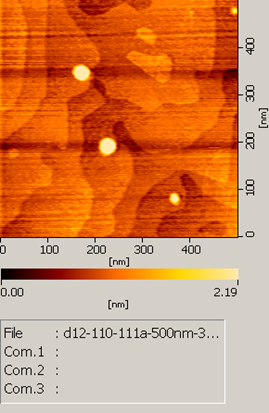
#> input picture course_materials/semester_4/lectures/figures_l04/real_afm_quantum_dots.png, 269 x 413 px, found by its file name; the run also reads 1 picture not shown here
$ python generate_lecture_04_figures_p1.py
#> lines starting #> are read from the running program, lines starting #| are printed output that depends on the picture
"""
Генерация иллюстраций (Часть 1: Слайды 2–12) для Лекции №4:
«Поверхностные явления и механизмы роста плёнок».
Строго по аналитическим формулам, из геометрических примитивов и с включением
подлинных открытых микрофотографий АСМ/ПЭМ/СЭМ и макрофото (300 DPI).
"""
import os
import subprocess
import urllib.request
import numpy as np
import matplotlib.pyplot as plt
from matplotlib.patches import FancyBboxPatch, Circle, Rectangle, Wedge
from PIL import Image

plt.rcParams['font.family'] = 'sans-serif'
plt.rcParams['font.sans-serif'] = ['DejaVu Sans', 'Arial', 'Segoe UI']
plt.rcParams['axes.edgecolor'] = '#334455'
plt.rcParams['axes.linewidth'] = 1.1

OUT_DIR = os.path.abspath("course_materials/semester_4/lectures/figures_l04")
os.makedirs(OUT_DIR, exist_ok=True)

NAVY = '#002C5F'
BLUE = '#005AAA'
CYAN = '#00A8E8'
RED = '#C0392B'
GREEN = '#1B7837'
ORANGE = '#D97706'
PURPLE = '#6D28D9'
DARK = '#1E293B'
MUTED = '#52606D'
CARD_BG = '#F4F7FA'
BBOX = dict(boxstyle='round,pad=0.26', fc='white', ec='#CBD5E1', alpha=0.96)

REAL_ASSETS = {
    "real_afm_quantum_dots.png": "https://upload.wikimedia.org/wikipedia/commons/c/cf/AFM_image_of_111_dots_window_05_micron.png",
    "real_tem_mesoporous_silica.jpg": "https://upload.wikimedia.org/wikipedia/commons/6/6d/Mesoporous_Silica_Nanoparticle.jpg",
    "real_lotus_droplet.jpg": "https://upload.wikimedia.org/wikipedia/commons/d/d8/Lotus-Effekt_%28Droplet_on_Leaf%29_%C2%A9_W._Barthlott%2C_Lotus-Salvinia.de.jpg",
    "real_contact_angle_goniometer.jpg": "https://upload.wikimedia.org/wikipedia/commons/0/02/Typical-droplet-acquisition-data-to-obtain-the-contact-angle----by-image-analysis-and-optimization-of-the-Laplace-equati.jpg",
}


def ensure_real_assets():
    """Скачивает подлинные открытые научные микрофотографии (Wikimedia Commons CC BY / CC BY-SA) при их отсутствии."""
    for fname, url in REAL_ASSETS.items():
        dest = os.path.join(OUT_DIR, fname)
        if os.path.exists(dest) and os.path.getsize(dest) > 5000:
            continue
        try:
            subprocess.run(
                ["curl.exe", "-s", "-L", "-A", "Mozilla/5.0", url, "-o", dest],
                check=True, timeout=45
            )
            if fname == "real_lotus_droplet.jpg" and os.path.exists(dest):
                with Image.open(dest) as im:
                    im.thumbnail((1200, 900), Image.Resampling.LANCZOS)
                    im.save(dest, quality=88, optimize=True)
        except Exception as exc:
            print(f"[WARN] Could not download {fname}: {exc}")


def fig_02_problem_cases():
    """Слайд 2: Подлинные экспериментальные микрофотографии АСМ, гониометрии и ПЭМ/СЭМ (Wikimedia CC BY-SA)."""
    ensure_real_assets()
    fig = plt.figure(figsize=(6.6, 5.2), dpi=300)
    gs = fig.add_gridspec(2, 2, height_ratios=[1.0, 1.12], width_ratios=[1.05, 1.0], hspace=0.28, wspace=0.18)

    ax_afm = fig.add_subplot(gs[0, 0])
    ax_drop = fig.add_subplot(gs[0, 1])
    ax_tem = fig.add_subplot(gs[1, :])

    # 1. Верх-лево: Подлинная АСМ-топография самоорганизованных 3D квантовых точек на террасах (окно 500 нм)
    afm_path = os.path.join(OUT_DIR, "real_afm_quantum_dots.png")
    if os.path.exists(afm_path):
        with Image.open(afm_path) as im:
            # Кадрируем рабочую область скана со шкалой 0..500 нм и градиентом высоты
#> im is the input picture: PIL image 269x413 RGBA; mean R, G, B, A 212, 139.4, 91.8, 255
            w, h = im.size
            crop_afm = im.crop((0, 0, w, int(h * 0.76)))
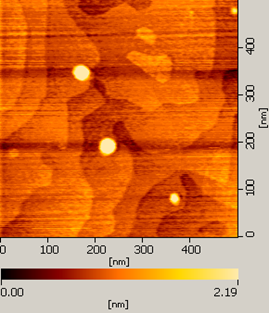
#> crop_afm: PIL image 269x313 RGBA; mean R, G, B, A 213.6, 119.1, 58.8, 255
            ax_afm.imshow(crop_afm)
    ax_afm.set_title("а) АСМ: 3D-островки КТ (окно 500 нм)", fontsize=8.0, fontweight='bold', color=NAVY, pad=4)
    ax_afm.text(0.03, 0.92, "Самоорганизация SK\n(высота 0–2.2 нм)", transform=ax_afm.transAxes,
                fontsize=6.8, fontweight='bold', color='white', va='top',
                bbox=dict(boxstyle='round,pad=0.2', fc=NAVY, ec='white', alpha=0.88))
    ax_afm.set_xticks([])
    ax_afm.set_yticks([])

    # 2. Верх-право: Подлинная оптическая гониометрия сидячей капли (профиль Лапласа-Юнга)
    drop_path = os.path.join(OUT_DIR, "real_contact_angle_goniometer.jpg")
    if os.path.exists(drop_path):
        with Image.open(drop_path) as im:
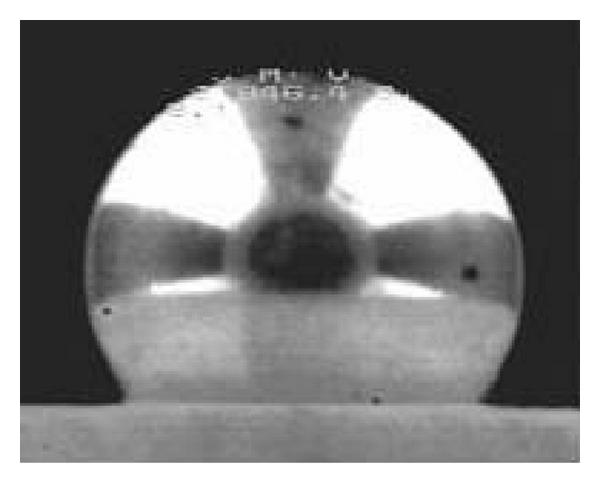
#> input picture course_materials/semester_4/lectures/figures_l04/real_contact_angle_goniometer.jpg, 600 x 483 px, found by its file name
#> im is the input picture: PIL image 600x483 RGB; min 3, max 255, mean 132.5
            ax_drop.imshow(im)
    ax_drop.set_title("б) Гониометрия капли (угол θ)", fontsize=8.0, fontweight='bold', color=RED, pad=4)
    ax_drop.text(0.04, 0.92, "Несмачивание (θ > 90°)\nСтягивание дорожки", transform=ax_drop.transAxes,
                 fontsize=6.8, fontweight='bold', color='white', va='top',
                 bbox=dict(boxstyle='round,pad=0.2', fc='#991B1B', ec='white', alpha=0.88))
    ax_drop.set_xticks([])
    ax_drop.set_yticks([])

    # 3. Низ: Подлинные микрофотографии ПЭМ и СЭМ мезопористого диоксида кремния (масштабы 100 нм и 20 нм)
    tem_path = os.path.join(OUT_DIR, "real_tem_mesoporous_silica.jpg")
    if os.path.exists(tem_path):
        with Image.open(tem_path) as im:
            w, h = im.size
            # Верхняя полоса панелей (a, b) или нижняя полоса (c: ПЭМ, d: СЭМ S-5200 30kV)
            crop_tem = im.crop((0, int(h * 0.50), w, h))
            ax_tem.imshow(crop_tem)
    ax_tem.set_title("в) ПЭМ (слева) и СЭМ (справа): мезопористый SiO₂ (масштаб 100 нм, вставки 20 нм)",
                     fontsize=8.2, fontweight='bold', color=BLUE, pad=4)
    ax_tem.text(0.50, 0.16, "Каналы d ≈ 4–10 нм: ΔPL ≈ 73 МПа, конденсация Кельвина и эталон БЭТ / BJH",
                transform=ax_tem.transAxes, fontsize=6.6, fontweight='bold', color='white', ha='center',
                bbox=dict(boxstyle='round,pad=0.20', fc=BLUE, ec='white', alpha=0.90))
    ax_tem.set_xticks([])
    ax_tem.set_yticks([])

    fig.suptitle("Подлинные микрофотографии межфазных явлений (АСМ, гониометрия, ПЭМ/СЭМ — CC BY-SA)",
                 fontsize=8.6, fontweight='bold', color=NAVY, y=0.99)
    fig.savefig(os.path.join(OUT_DIR, "fig_02_problem_cases.png"), dpi=300, bbox_inches='tight', facecolor='white')
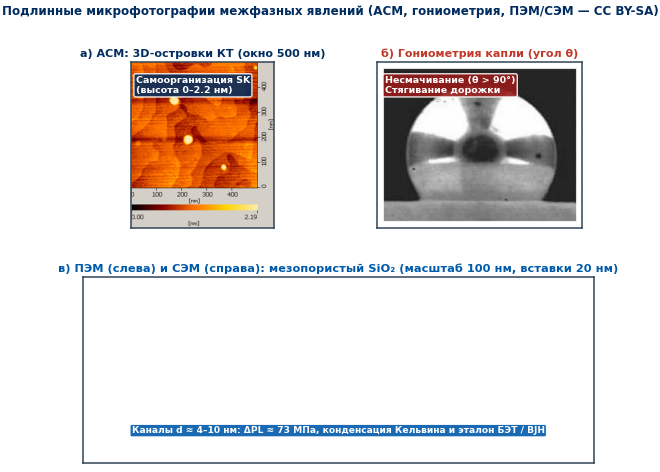
#> figure drawn by matplotlib, 2 panels
    plt.close(fig)


def fig_03_roadmap():
    """Слайд 3: Горизонтальная структурно-логическая блок-схема 4 разделов лекции."""
    fig, ax = plt.subplots(figsize=(8.0, 5.1), dpi=300)
    ax.set_xlim(0, 10.6)
    ax.set_ylim(0, 6.6)
    ax.axis('off')

    blocks = [
        (0.25, 3.55, 4.65, 2.35, NAVY, "РАЗДЕЛ 1. Смачивание и адгезия",
         "• Поверхностная энергия σ (Дж/м²)\n"
         "• Когезия Wc = 2σ и адгезия Дюпре Wa\n"
         "• Закон Юнга: cos θ = (σs − σsl) / σl\n"
         "• Критерий Гаркинса: S = Wa − Wc ≥ 0"),
        (5.70, 3.55, 4.65, 2.35, BLUE, "РАЗДЕЛ 2. Кривизна и капиллярность",
         "• Скачок Лапласа ΔPL = 2σ/R (~720 атм)\n"
         "• Закон Кельвина: Pr/P∞ = exp(±2σVm/rRT)\n"
         "• Созревание Оствальда в КТ (термошок)\n"
         "• Капиллярная конденсация и поры BJH"),
        (0.25, 0.40, 4.65, 2.35, GREEN, "РАЗДЕЛ 3. Механизмы гетероэпитаксии",
         "• Критерий Бауэра: Δσ = σf + σi − σs\n"
         "• Упругая энергия деформации Eупр ∝ ε²h\n"
         "• Режимы FM (2D), VW (3D), SK (2D→3D КТ)\n"
         "• Осцилляции ДБЭО (RHEED), hc = 1.7 МС"),
        (5.70, 0.40, 4.65, 2.35, PURPLE, "РАЗДЕЛ 4. Адсорбция и метрология БЭТ",
         "• Физисорбция (Ван-дер-Ваальс) и хемосорбция\n"
         "• Изотерма Ленгмюра θ = KP/(1+KP) (сенсоры)\n"
         "• Полимолекулярная теория БЭТ (0.05–0.35)\n"
         "• Стандарт N₂ (77 К) и 6 изотерм ИЮПАК")
    ]

    for x, y, w, h, col, title, body in blocks:
        card = FancyBboxPatch((x, y), w, h, boxstyle="round,pad=0.10", fc=CARD_BG, ec=col, lw=2.0)
        ax.add_patch(card)
        hdr = FancyBboxPatch((x, y + h - 0.50), w, 0.50, boxstyle="round,pad=0.05", fc=col, ec=col, lw=1.0)
        ax.add_patch(hdr)
        ax.text(x + w / 2, y + h - 0.25, title, color='white', fontsize=8.0, fontweight='bold', ha='center', va='center')
        ax.text(x + 0.16, y + h - 0.68, body, color=DARK, fontsize=7.5, va='top', ha='left', linespacing=1.35)

    # Стрелки связи между разделами
    ax.annotate("", xy=(5.60, 4.72), xytext=(5.00, 4.72), arrowprops=dict(arrowstyle="->", color=ORANGE, lw=2.6))
    ax.annotate("", xy=(2.58, 2.85), xytext=(8.02, 3.45), arrowprops=dict(arrowstyle="->", color=ORANGE, lw=2.2, ls='--'))
    ax.annotate("", xy=(5.60, 1.58), xytext=(5.00, 1.58), arrowprops=dict(arrowstyle="->", color=ORANGE, lw=2.6))

    ax.text(5.30, 6.28, "Сквозная физико-инженерная логика управления поверхностью (σ → R → ε → Sуд)",
            fontsize=9.4, fontweight='bold', color=NAVY, ha='center')
    fig.tight_layout()
    fig.savefig(os.path.join(OUT_DIR, "fig_03_roadmap.png"), dpi=300, bbox_inches='tight', facecolor='white')
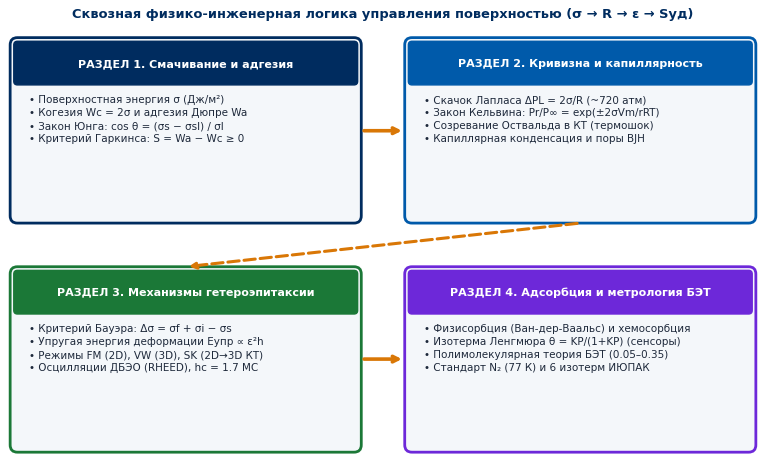
#> figure drawn by matplotlib, 1 panel
    plt.close(fig)


def fig_05_surface_energy_dupre():
    """Слайд 5: Координационный дефицит на поверхности (Zs < Zb) и схема работ когезии Wc = 2σ и адгезии Дюпре Wa."""
    fig, (ax1, ax2) = plt.subplots(1, 2, figsize=(7.6, 4.9), dpi=300, gridspec_kw={'wspace': 0.20})

    # Левая панель: Кристаллическая решетка и нескомпенсированная сила
    ax1.set_xlim(0.2, 5.8)
    ax1.set_ylim(0, 6.2)
    ax1.axhspan(0, 3.8, color='#E2E8F0', alpha=0.7)
    ax1.axhspan(3.8, 6.2, color='#F8FAFC', alpha=0.9)
    ax1.axhline(3.8, color=BLUE, lw=2.2, ls='--')
    ax1.text(3.0, 5.75, "Газ / Вакуум (нет соседей сверху)", fontsize=7.8, color=MUTED, ha='center', fontweight='bold')

    for ix in range(1, 6):
        for iy in range(1, 4):
            y_pos = iy * 1.1 + 0.3
            is_surf = (iy == 3)
            col = RED if (ix == 3 and is_surf) else (ORANGE if is_surf else BLUE)
            c = Circle((ix, y_pos), 0.27, fc=col, ec='white', lw=1.2, zorder=5)
            ax1.add_patch(c)

    for dx, dy in [(-0.68, 0), (0.68, 0), (0, -0.68), (0, 0.68)]:
        ax1.annotate("", xy=(3 + dx, 1.4 + dy), xytext=(3, 1.4),
                     arrowprops=dict(arrowstyle="->", color=NAVY, lw=1.4))
    ax1.text(3.0, 0.35, "Объем (Zb = 12): ∑F = 0", fontsize=7.8, fontweight='bold', color=NAVY, ha='center', bbox=BBOX)

    for dx, dy in [(-0.72, 0), (0.72, 0), (-0.52, -0.62), (0.52, -0.62), (0, -0.92)]:
        ax1.annotate("", xy=(3 + dx, 3.6 + dy), xytext=(3, 3.6),
                     arrowprops=dict(arrowstyle="->", color=RED, lw=1.8))
    ax1.text(3.0, 4.68, "Поверхность (Zs < Zb):\nFвнутр ≠ 0 → σ = (∂G/∂A)",
             fontsize=7.8, fontweight='bold', color=RED, ha='center', bbox=BBOX)
    ax1.set_title("а) Микроскопическая природа σ", fontsize=8.8, fontweight='bold', color=NAVY)
    ax1.set_xticks([])
    ax1.set_yticks([])

    # Правая панель: Когезия Wc vs Адгезия Дюпре Wa
    ax2.set_xlim(0.0, 6.0)
    ax2.set_ylim(0, 6.2)
    # Верх: Когезия
    ax2.add_patch(Rectangle((0.35, 4.25), 1.75, 1.15, fc=BLUE, ec=NAVY, alpha=0.85))
    ax2.text(1.22, 4.82, "Фаза А\n(единая)", color='white', fontsize=7.6, fontweight='bold', ha='center', va='center')
    ax2.annotate("", xy=(3.35, 4.82), xytext=(2.25, 4.82), arrowprops=dict(arrowstyle="->", color=NAVY, lw=2.2))
    ax2.text(2.80, 5.15, "+Wc", fontsize=8.0, fontweight='bold', color=NAVY, ha='center')
    ax2.add_patch(Rectangle((3.55, 4.98), 2.05, 0.52, fc=BLUE, ec=NAVY, alpha=0.85))
    ax2.add_patch(Rectangle((3.55, 4.00), 2.05, 0.52, fc=BLUE, ec=NAVY, alpha=0.85))
    ax2.text(4.58, 4.74, "+σl + σl (2 грани)", color=RED, fontsize=7.3, fontweight='bold', ha='center')
    ax2.text(3.0, 3.48, "Когезия: Wc = 2σl (разрыв фазы)", fontsize=7.6, fontweight='bold', color=NAVY, ha='center', bbox=BBOX)

    # Низ: Адгезия Дюпре
    ax2.add_patch(Rectangle((0.35, 1.65), 1.75, 0.62, fc=CYAN, ec=BLUE, alpha=0.85))
    ax2.add_patch(Rectangle((0.35, 1.03), 1.75, 0.62, fc='#64748B', ec=DARK, alpha=0.9))
    ax2.text(1.22, 1.96, "Пленка (l)", color='white', fontsize=7.2, fontweight='bold', ha='center', va='center')
    ax2.text(1.22, 1.34, "Подложка (s)", color='white', fontsize=7.2, fontweight='bold', ha='center', va='center')
    ax2.annotate("", xy=(3.35, 1.65), xytext=(2.25, 1.65), arrowprops=dict(arrowstyle="->", color=GREEN, lw=2.2))
    ax2.text(2.80, 1.98, "+Wa", fontsize=8.0, fontweight='bold', color=GREEN, ha='center')
    ax2.add_patch(Rectangle((3.55, 1.92), 2.05, 0.52, fc=CYAN, ec=BLUE, alpha=0.85))
    ax2.add_patch(Rectangle((3.55, 0.92), 2.05, 0.52, fc='#64748B', ec=DARK, alpha=0.9))
    ax2.text(4.58, 1.68, "+σs + σl − σsl", color=GREEN, fontsize=7.3, fontweight='bold', ha='center')
    ax2.text(3.0, 0.38, "Адгезия Дюпре: Wa = σs + σl − σsl", fontsize=7.6, fontweight='bold', color=GREEN, ha='center', bbox=BBOX)
    ax2.set_title("б) Работы когезии и адгезии Дюпре", fontsize=8.8, fontweight='bold', color=NAVY)
    ax2.set_xticks([])
    ax2.set_yticks([])

    fig.savefig(os.path.join(OUT_DIR, "fig_05_surface_energy_dupre.png"), dpi=300, bbox_inches='tight', facecolor='white')
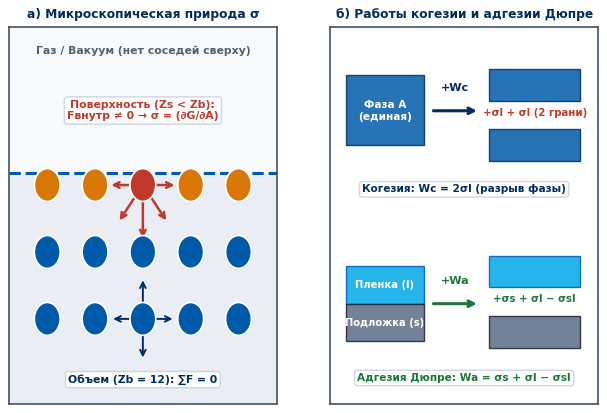
#> figure drawn by matplotlib, 2 panels
    plt.close(fig)


def fig_06_young_harkins_droplet():
    """Слайд 6: Баланс векторов Юнга на трехфазной линии и аналитический график параметра растекания Гаркинса S(θ)."""
    fig, (ax1, ax2) = plt.subplots(1, 2, figsize=(7.6, 4.9), dpi=300, gridspec_kw={'wspace': 0.26})

    # Левая панель: Геометрия капли на подложке и векторы Юнга
    ax1.set_xlim(-2.2, 2.8)
    ax1.set_ylim(-0.7, 2.6)
    ax1.add_patch(Rectangle((-2.2, -0.7), 5.0, 0.7, fc='#CBD5E1', ec=DARK, lw=1.5))
    ax1.text(0.3, -0.35, "Твердая подложка (σs)", fontsize=8.0, fontweight='bold', color=DARK, ha='center')

    theta_deg = 52.0
    theta_rad = np.radians(theta_deg)
    R_drop = 1.65
    yc = -R_drop * np.cos(theta_rad)
    xc = R_drop * np.sin(theta_rad)
    angles = np.linspace(np.pi / 2 - theta_rad, np.pi / 2 + theta_rad, 200)
    x_drop = -xc + R_drop * np.cos(angles)
    y_drop = yc + R_drop * np.sin(angles)
    ax1.fill_between(x_drop, 0, y_drop, color='#38BDF8', alpha=0.55, edgecolor=BLUE, lw=2.0)
    ax1.text(-xc, 0.42, "Жидкая фаза\n(наночернила)", fontsize=7.8, fontweight='bold', color=NAVY, ha='center')

    ax1.scatter([0], [0], color=RED, s=55, zorder=8)
    ax1.annotate("", xy=(1.75, 0), xytext=(0, 0), arrowprops=dict(arrowstyle="->", color=GREEN, lw=2.5))
    ax1.text(1.42, 0.16, "σs", fontsize=9.2, fontweight='bold', color=GREEN)
    ax1.annotate("", xy=(-1.1, 0), xytext=(0, 0), arrowprops=dict(arrowstyle="->", color=ORANGE, lw=2.5))
    ax1.text(-0.95, 0.16, "σsl", fontsize=9.2, fontweight='bold', color=ORANGE)
    dx_l = 1.45 * np.cos(theta_rad)
    dy_l = 1.45 * np.sin(theta_rad)
    ax1.annotate("", xy=(dx_l, dy_l), xytext=(0, 0), arrowprops=dict(arrowstyle="->", color=RED, lw=2.5))
    ax1.text(dx_l + 0.08, dy_l + 0.05, "σl", fontsize=9.2, fontweight='bold', color=RED)
    ax1.plot([dx_l, dx_l], [0, dy_l], color=RED, ls=':', lw=1.4)
    arc = Wedge((0, 0), 0.55, 0, theta_deg, width=0.04, fc=RED, ec=RED)
    ax1.add_patch(arc)
    ax1.text(0.66, 0.24, f"θ = {theta_deg:.0f}°", fontsize=8.2, fontweight='bold', color=RED)

    ax1.text(0.3, 2.08, "Закон Юнга: σs = σsl + σl·cos θ\nДюпре–Юнг: Wa = σl(1 + cos θ)",
             fontsize=7.6, fontweight='bold', color=NAVY, ha='center', bbox=BBOX)
    ax1.set_title("а) Механическое равновесие капли", fontsize=8.8, fontweight='bold', color=NAVY)
    ax1.set_xticks([])
    ax1.set_yticks([])

    # Правая панель: Аналитические кривые Wa/σl и S/σl от θ
    th = np.linspace(0, 180, 400)
    th_r = np.radians(th)
    wa_norm = 1.0 + np.cos(th_r)
    s_norm = np.cos(th_r) - 1.0

    ax2.axvspan(0, 90, color='#E0F2FE', alpha=0.55, label='Смачивание (θ < 90°, Wa > Wc/2)')
    ax2.axvspan(90, 180, color='#FEE2E2', alpha=0.55, label='Несмачивание (θ > 90°, Wa < Wc/2)')
    ax2.axhline(0, color=DARK, lw=1.0)
    ax2.axvline(90, color=MUTED, ls='--', lw=1.3)

    ax2.plot(th, wa_norm, color=BLUE, lw=2.5, label='Адгезия Wa / σl = 1 + cos θ')
    ax2.plot(th, s_norm, color=RED, lw=2.5, ls='-.', label='Гаркинс S / σl = cos θ − 1')

    ax2.scatter([0, 90, 180], [2.0, 1.0, 0.0], color=BLUE, s=45, zorder=6)
    ax2.scatter([0, 90, 180], [0.0, -1.0, -2.0], color=RED, s=45, zorder=6)
    ax2.annotate("Полное растекание\n(θ = 0°, S ≥ 0, Wa ≥ Wc)", xy=(0, 0), xytext=(22, -0.58),
                 fontsize=7.3, fontweight='bold', color=GREEN, bbox=BBOX,
                 arrowprops=dict(arrowstyle="->", color=GREEN, lw=1.4))

    ax2.set_xlim(0, 180)
    ax2.set_ylim(-2.2, 2.35)
    ax2.set_xticks([0, 45, 90, 135, 180])
    ax2.set_xlabel("Краевой угол смачивания θ, град", fontsize=8.4, fontweight='bold', color=NAVY)
    ax2.set_ylabel("Нормированная энергия (в ед. σl)", fontsize=8.4, fontweight='bold', color=NAVY)
    ax2.set_title("б) Зависимость Wa и S от угла θ", fontsize=8.8, fontweight='bold', color=NAVY)
    ax2.legend(loc='upper right', fontsize=6.6, framealpha=0.95)
    ax2.grid(True, ls=':', alpha=0.5)

    fig.savefig(os.path.join(OUT_DIR, "fig_06_young_harkins_droplet.png"), dpi=300, bbox_inches='tight', facecolor='white')
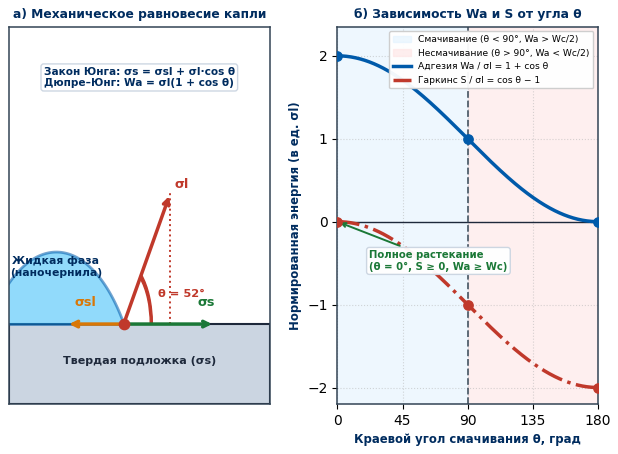
#> figure drawn by matplotlib, 2 panels; panel 2: curve peaks at x = 0, y = 2
    plt.close(fig)


def fig_07_wetting_engineering_lotus():
    """Слайд 7: O2-плазма (θ: 65° -> 15°), подлинное макрофото эффекта лотоса (W. Barthlott) и закон Касси–Бакстера."""
    ensure_real_assets()
    fig = plt.figure(figsize=(7.6, 4.9), dpi=300)
    gs = fig.add_gridspec(2, 2, width_ratios=[1.0, 1.12], height_ratios=[1.0, 1.0], wspace=0.28, hspace=0.32)

    ax_pl = fig.add_subplot(gs[0, 0])
    ax_lotus = fig.add_subplot(gs[1, 0])
    ax_cb = fig.add_subplot(gs[:, 1])

    # 1. Верх-лево: O2-плазма снижает θ с 65° до 15° (строго по плану и речи лектора)
    ax_pl.set_xlim(-2.1, 2.1)
    ax_pl.set_ylim(-0.55, 1.95)
    ax_pl.add_patch(Rectangle((-2.0, -0.50), 4.0, 0.50, fc='#FDE68A', ec=ORANGE, lw=1.4))
    ax_pl.text(0, -0.26, "Полиимид + O₂-плазма (−OH, −COOH)", fontsize=6.8, fontweight='bold', color=DARK, ha='center', va='center')

    th1 = np.radians(65.0)
    R1 = 1.05
    ang1 = np.linspace(np.pi / 2 - th1, np.pi / 2 + th1, 150)
    ax_pl.plot(R1 * np.cos(ang1), -R1 * np.cos(th1) + R1 * np.sin(ang1), color=RED, ls='--', lw=2.0,
               label='До плазмы: θ ≈ 65° (разрыв)')

    x_ag = np.linspace(-1.75, 1.75, 200)
    y_ag = 0.24 * (1 - (x_ag / 1.75)**2)
    ax_pl.fill_between(x_ag, 0, y_ag, color='#38BDF8', alpha=0.75, edgecolor=BLUE, lw=2.0,
                       label='После O₂-плазмы: θ ≈ 15° (S → 0)')
    ax_pl.text(0, 1.42, "Рост энергии σs → растекание Ag-чернил",
               fontsize=6.9, fontweight='bold', color=NAVY, ha='center', bbox=BBOX)
    ax_pl.set_title("а) Плазменная активация (65° → 15°)", fontsize=8.2, fontweight='bold', color=NAVY, pad=4)
    ax_pl.legend(loc='center', bbox_to_anchor=(0.5, 0.48), fontsize=6.3, framealpha=0.94)
    ax_pl.set_xticks([])
    ax_pl.set_yticks([])

    # 2. Низ-лево: Подлинное фото капли на листе лотоса (W. Barthlott, CC BY-SA)
    lotus_path = os.path.join(OUT_DIR, "real_lotus_droplet.jpg")
    if os.path.exists(lotus_path):
        with Image.open(lotus_path) as im:
#> (the rest of the program and of its run is left out)
